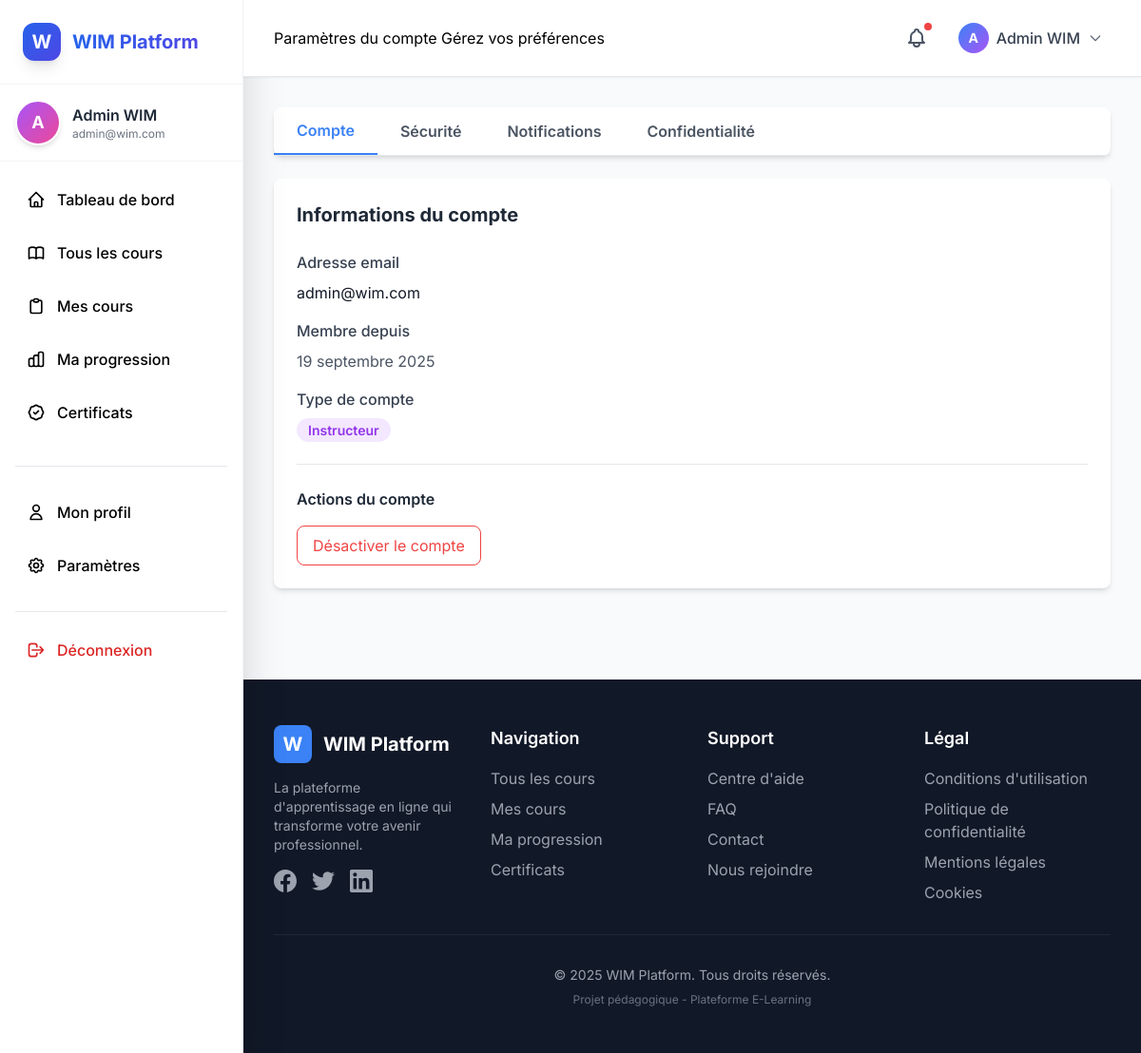
Screenshot of /users/settings/ (signed in) with the database file from the repository.
### apps/users/models.py (models this page shows, shortened)
class User(AbstractUser):
    username = None
    email = models.EmailField('adresse email', unique=True)
    name = models.CharField('nom complet', max_length=150, blank=True)
    bio = models.TextField('biographie', max_length=500, blank=True)
    avatar = models.ImageField(upload_to='avatars/', blank=True, null=True)
    phone = models.CharField('téléphone', max_length=20, blank=True)
    location = models.CharField('localisation', max_length=100, blank=True)
    newsletter_subscribed = models.BooleanField('newsletter', default=True)
    email_notifications = models.BooleanField('notifications', default=True)
    is_instructor = models.BooleanField('instructeur', default=False)
    groups = models.ManyToManyField(
        'auth.Group',
        verbose_name='groups',
        blank=True,
        related_name='custom_users',
        related_query_name='custom_user',
    )
    user_permissions = models.ManyToManyField(
        'auth.Permission',
        verbose_name='user permissions',
        blank=True,
        related_name='custom_users',
        related_query_name='custom_user',
    )
    objects = UserManager()
    USERNAME_FIELD = 'email'
    REQUIRED_FIELDS = ['name']
    class Meta:
        verbose_name = 'utilisateur'
        verbose_name_plural = 'utilisateurs'
        ordering = ['-date_joined']

### apps/users/views.py (the view)
# urls.py: path('settings/', views.SettingsView.as_view(), name='settings'),
class SettingsView(LoginRequiredMixin, TemplateView):
    template_name = 'users/settings.html'
    def get_context_data(self, **kwargs):
        context = super().get_context_data(**kwargs)
        context['user'] = self.request.user
        return context

### templates/users/settings.html (shortened to what this page needs)
{% extends 'base.html' %}
{% load static %}
{% block page_title %}Paramètres du compte{% endblock %}
{% block page_subtitle %}Gérez vos préférences{% endblock %}
{% block content %}
<div class="max-w-4xl mx-auto">
    <div class="bg-white rounded-lg shadow-md mb-6">
        <div class="flex border-b">
            <button onclick="showSettingsTab('account')" id="tab-account" class="settings-tab px-6 py-3 font-semibold text-blue-500 border-b-2 border-blue-500">
                Compte
            </button>
            <button onclick="showSettingsTab('security')" id="tab-security" class="settings-tab px-6 py-3 font-semibold text-gray-600">
                Sécurité
            </button>
            <button onclick="showSettingsTab('notifications')" id="tab-notifications" class="settings-tab px-6 py-3 font-semibold text-gray-600">
                Notifications
            </button>
            <button onclick="showSettingsTab('privacy')" id="tab-privacy" class="settings-tab px-6 py-3 font-semibold text-gray-600">
                Confidentialité
            </button>
        </div>
    </div>
    <div id="content-account" class="settings-content bg-white rounded-lg shadow-md p-6">
        <h2 class="text-xl font-bold text-gray-800 mb-6">Informations du compte</h2>
        <form method="POST">
            <div class="space-y-4 mb-6">
                <div>
                    <label class="block text-gray-700 font-medium mb-2">Adresse email</label>
                    <p class="text-gray-900">{{ user.email }}</p>
                </div>
                <div>
                    <label class="block text-gray-700 font-medium mb-2">Membre depuis</label>
                    <p class="text-gray-600">{{ user.date_joined|date:"d F Y" }}</p>
                </div>
                <div>
                    <label class="block text-gray-700 font-medium mb-2">Type de compte</label>
                    <p class="text-gray-900">
                        {% if user.is_instructor %}
                            <span class="px-3 py-1 bg-purple-100 text-purple-600 rounded-full text-sm font-semibold">Instructeur</span>
                        {% else %}
                            <span class="px-3 py-1 bg-blue-100 text-blue-600 rounded-full text-sm font-semibold">Étudiant</span>
                        {% endif %}
                    </p>
                </div>
            </div>
            <div class="border-t pt-6">
                <h3 class="font-semibold text-gray-800 mb-4">Actions du compte</h3>
                <div class="space-y-3">
                    <button type="button" class="px-4 py-2 border border-red-500 text-red-500 rounded-lg hover:bg-red-50 transition">
                        Désactiver le compte
                    </button>
                </div>
            </div>
        </form>
    </div>
</div>
{% endblock %}

### templates/base.html (shortened to what this page needs)
{% load static %}
<!DOCTYPE html>
<html lang="fr">
<head>
    <script src="https://cdn.tailwindcss.com"></script>
</head>
<body class="bg-gray-50 antialiased">
    <div class="flex min-h-screen">
        {% if user.is_authenticated %}
        <aside class="w-64 bg-white shadow-2xl fixed h-screen overflow-y-auto border-r border-gray-100 z-10">
            <div class="p-6 border-b border-gray-100">
                <a href="{% url 'dashboard:index' %}" class="flex items-center space-x-3 group">
                    <div class="w-10 h-10 bg-gradient-to-br from-blue-600 to-indigo-600 rounded-xl flex items-center justify-center shadow-lg group-hover:shadow-xl transition-all">
                        <span class="text-white font-bold text-xl">W</span>
                    </div>
                    <span class="text-xl font-bold bg-gradient-to-r from-blue-600 to-indigo-600 bg-clip-text text-transparent">
                    </span>
                </a>
            </div>
            <div class="p-4 border-b border-gray-100">
                <div class="flex items-center space-x-3">
                    {% if user.avatar %}
                        <img src="{{ user.avatar.url }}" alt="{{ user.name }}" class="w-12 h-12 rounded-full border-2 border-blue-200">
                    {% else %}
                        <div class="w-12 h-12 bg-gradient-to-br from-purple-500 to-pink-500 rounded-full flex items-center justify-center border-2 border-white shadow-md">
                            <span class="text-white text-lg font-bold">{{ user.name|first }}</span>
                        </div>
                    {% endif %}
                    <div class="flex-1 min-w-0">
                        <p class="font-semibold text-gray-800 truncate">{{ user.name|truncatechars:15 }}</p>
                        <p class="text-xs text-gray-500 truncate">{{ user.email|truncatechars:20 }}</p>
                    </div>
                </div>
            </div>
            <nav class="p-4">
                <ul class="space-y-2">
                    <li>
                        <a href="{% url 'dashboard:index' %}" class="sidebar-item flex items-center space-x-3 p-3 rounded-xl ">
                            <svg class="w-5 h-5" fill="none" stroke="currentColor" viewBox="0 0 24 24">
                                <path stroke-linecap="round" stroke-linejoin="round" stroke-width="2" d="M3 12l2-2m0 0l7-7 7 7M5 10v10a1 1 0 001 1h3m10-11l2 2m-2-2v10a1 1 0 01-1 1h-3m-6 0a1 1 0 001-1v-4a1 1 0 011-1h2a1 1 0 011 1v4a1 1 0 001 1m-6 0h6"></path>
                            </svg>
                            <span class="font-medium">Tableau de bord</span>
                        </a>
                    </li>
                    <li>
                        <a href="{% url 'courses:list' %}" class="sidebar-item flex items-center space-x-3 p-3 rounded-xl {% if request.resolver_match.namespace == 'courses' %}active{% endif %}">
                            <span class="font-medium">Tous les cours</span>
                        </a>
                    </li>
                    <li>
                        <a href="{% url 'enrollments:my-courses' %}" class="sidebar-item flex items-center space-x-3 p-3 rounded-xl {% if request.resolver_match.namespace == 'enrollments' %}active{% endif %}">
                            <svg class="w-5 h-5" fill="none" stroke="currentColor" viewBox="0 0 24 24">
                                <path stroke-linecap="round" stroke-linejoin="round" stroke-width="2" d="M9 5H7a2 2 0 00-2 2v12a2 2 0 002 2h10a2 2 0 002-2V7a2 2 0 00-2-2h-2M9 5a2 2 0 002 2h2a2 2 0 002-2M9 5a2 2 0 012-2h2a2 2 0 012 2"></path>
                            </svg>
                            <span class="font-medium">Mes cours</span>
                        </a>
                    </li>
                    <li>
                        <a href="{% url 'progress:overview' %}" class="sidebar-item flex items-center space-x-3 p-3 rounded-xl {% if request.resolver_match.namespace == 'progress' %}active{% endif %}">
                            <span class="font-medium">Ma progression</span>
                        </a>
                    </li>
                    <li>
                        <a href="{% url 'certificates:gallery' %}" class="sidebar-item flex items-center space-x-3 p-3 rounded-xl {% if request.resolver_match.namespace == 'certificates' %}active{% endif %}">
                            <span class="font-medium">Certificats</span>
                        </a>
                    </li>
                </ul>
                <div class="mt-8 pt-6 border-t border-gray-200">
                    <ul class="space-y-2">
                        <li>
                            <a href="{% url 'users:profile' user.pk %}" class="sidebar-item flex items-center space-x-3 p-3 rounded-xl">
                                <svg class="w-5 h-5" fill="none" stroke="currentColor" viewBox="0 0 24 24">
                                    <path stroke-linecap="round" stroke-linejoin="round" stroke-width="2" d="M16 7a4 4 0 11-8 0 4 4 0 018 0zM12 14a7 7 0 00-7 7h14a7 7 0 00-7-7z"></path>
                                </svg>
                                <span class="font-medium">Mon profil</span>
                            </a>
                        </li>
                        <li>
                            <a href="{% url 'users:settings' %}" class="sidebar-item flex items-center space-x-3 p-3 rounded-xl">
                                <span class="font-medium">Paramètres</span>
                            </a>
                        </li>
                    </ul>
                </div>
                <div class="mt-6 pt-4 border-t border-gray-200">
                    <a href="{% url 'authentication:logout' %}" class="sidebar-item flex items-center space-x-3 p-3 rounded-xl text-red-600 hover:bg-red-50">
                        <svg class="w-5 h-5" fill="none" stroke="currentColor" viewBox="0 0 24 24">
                            <path stroke-linecap="round" stroke-linejoin="round" stroke-width="2" d="M17 16l4-4m0 0l-4-4m4 4H7m6 4v1a3 3 0 01-3 3H6a3 3 0 01-3-3V7a3 3 0 013-3h4a3 3 0 013 3v1"></path>
                        </svg>
                        <span class="font-medium">Déconnexion</span>
                    </a>
                </div>
            </nav>
        </aside>
        {% endif %}
        <div class="flex-1 {% if user.is_authenticated %}ml-64{% endif %}">
            {% if user.is_authenticated %}
            <header class="bg-white shadow-sm border-b sticky top-0 z-10">
                <div class="px-8 py-4">
                    <div class="flex items-center justify-between">
                        <div>
                            {% block page_title %}{% endblock %}
                            {% block page_subtitle %}{% endblock %}
                        </div>
                        <div class="flex items-center space-x-4">
                            <button class="relative p-2 text-gray-600 hover:bg-gray-100 rounded-lg transition-colors">
                                <span class="absolute top-1 right-1 w-2 h-2 bg-red-500 rounded-full"></span>
                            </button>
                            <div class="relative">
                                <button onclick="toggleUserMenu()" class="flex items-center space-x-2 p-2 rounded-lg hover:bg-gray-100 transition-all">
                                    {% if user.avatar %}
                                        <img src="{{ user.avatar.url }}" alt="{{ user.name }}" class="w-8 h-8 rounded-full">
                                    {% else %}
                                        <div class="w-8 h-8 bg-gradient-to-br from-blue-500 to-purple-500 rounded-full flex items-center justify-center">
                                            <span class="text-white text-sm font-bold">{{ user.name|first }}</span>
                                        </div>
                                    {% endif %}
                                    <span class="text-gray-700 font-medium">{{ user.name|truncatechars:12 }}</span>
                                    <svg class="w-4 h-4 text-gray-500" fill="none" stroke="currentColor" viewBox="0 0 24 24">
                                        <path stroke-linecap="round" stroke-linejoin="round" stroke-width="2" d="M19 9l-7 7-7-7"></path>
                                    </svg>
                                </button>
                            </div>
                        </div>
                    </div>
                </div>
            </header>
            {% endif %}
            <main class="p-8 animate-fade-in-up">
                {% block content %}{% endblock %}
            </main>
            {% include 'partials/footer.html' %}
        </div>
    </div>
</body>
</html>

### templates/base.html (style rules this page uses)
body { font-family: 'Inter', sans-serif; }
:root { --primary-blue: #2563EB; --primary-dark: #1E40AF; --primary-light: #60A5FA; --success: #10B981; --warning: #F59E0B; --danger: #EF4444; --info: #3B82F6; }
.sidebar-item { transition: all 0.3s cubic-bezier(0.4, 0, 0.2, 1); }
.animate-fade-in-up { animation: fadeInUp 0.6s ease-out; }

### rows the page displays
User: name|first "A", name "Admin WIM", email "admin@wim.com", date_joined "19 septembre 2025"

### other values shown
{{ current_year|default:"2025" }} "2025"
